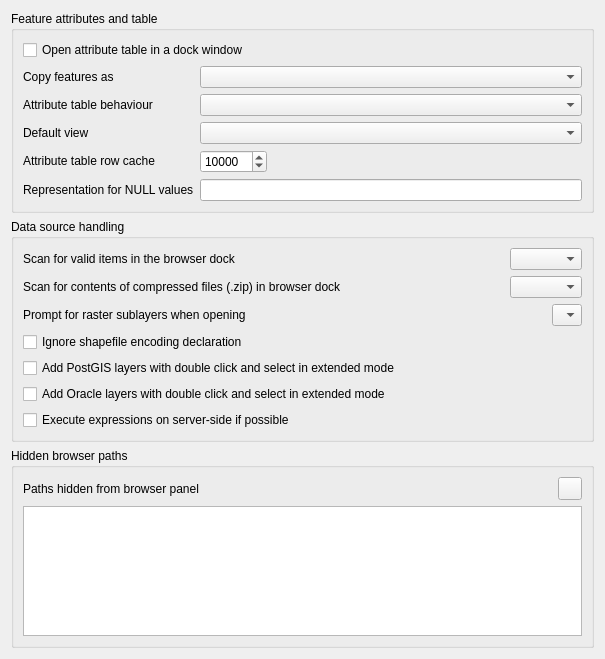
             <widget class="QWidget" name="mOptionsScrollAreaContents_11">
              <property name="geometry">
               <rect>
                <x>0</x>
                <y>0</y>
                <width>605</width>
                <height>659</height>
               </rect>
              </property>
              <layout class="QVBoxLayout" name="verticalLayout_27">
               <item>
                <widget class="QgsCollapsibleGroupBox" name="groupBox_18">
                 <property name="title">
                  <string>Feature attributes and table</string>
                 </property>
                 <layout class="QGridLayout" name="gridLayout_19">
                  <item row="0" column="0" colspan="2">
                   <widget class="QCheckBox" name="cbxAttributeTableDocked">
                    <property name="text">
                     <string>Open attribute table in a dock window</string>
                    </property>
                   </widget>
                  </item>
                  <item row="3" column="1">
                   <widget class="QComboBox" name="cmbAttrTableBehaviour">
                    <item>
                     <property name="text">
                      <string/>
                     </property>
                    </item>
                   </widget>
                  </item>
                  <item row="3" column="0">
                   <widget class="QLabel" name="textLabel1_7">
                    <property name="sizePolicy">
                     <sizepolicy hsizetype="Fixed" vsizetype="Fixed">
                      <horstretch>0</horstretch>
                      <verstretch>0</verstretch>
                     </sizepolicy>
                    </property>
                    <property name="text">
                     <string>Attribute table behaviour</string>
                    </property>
                   </widget>
                  </item>
                  <item row="6" column="0">
                   <widget class="QLabel" name="label_14">
                    <property name="text">
                     <string>Representation for NULL values</string>
                    </property>
                   </widget>
                  </item>
                  <item row="4" column="1">
                   <widget class="QComboBox" name="mAttrTableViewComboBox"/>
                  </item>
                  <item row="6" column="1">
                   <widget class="QLineEdit" name="leNullValue"/>
                  </item>
                  <item row="5" column="0">
                   <widget class="QLabel" name="textLabel1_12">
                    <property name="sizePolicy">
                     <sizepolicy hsizetype="Fixed" vsizetype="Fixed">
                      <horstretch>0</horstretch>
                      <verstretch>0</verstretch>
                     </sizepolicy>
                    </property>
                    <property name="text">
                     <string>Attribute table row cache</string>
                    </property>
                   </widget>
                  </item>
                  <item row="5" column="1">
                   <layout class="QHBoxLayout" name="horizontalLayout_10">
                    <item>
                     <widget class="QSpinBox" name="spinBoxAttrTableRowCache">
                      <property name="minimum">
                       <number>0</number>
                      </property>
                      <property name="maximum">
                       <number>100000</number>
                      </property>
                      <property name="singleStep">
                       <number>1000</number>
                      </property>
                      <property name="value">
                       <number>10000</number>
                      </property>
                     </widget>
                    </item>
                    <item>
                     <spacer name="horizontalSpacer_8">
                      <property name="orientation">
                       <enum>Qt::Horizontal</enum>
                      </property>
                      <property name="sizeHint" stdset="0">
                       <size>
                        <width>40</width>
                        <height>20</height>
                       </size>
                      </property>
                     </spacer>
                    </item>
                   </layout>
                  </item>
                  <item row="2" column="1">
                   <widget class="QComboBox" name="mComboCopyFeatureFormat"/>
                  </item>
                  <item row="4" column="0">
                   <widget class="QLabel" name="label_46">
                    <property name="text">
                     <string>Default view</string>
                    </property>
                   </widget>
                  </item>
                  <item row="2" column="0">
                   <widget class="QLabel" name="label_48">
                    <property name="text">
                     <string>Copy features as</string>
                    </property>
                   </widget>
                  </item>
                 </layout>
                </widget>
               </item>
               <item>
                <widget class="QgsCollapsibleGroupBox" name="groupBox_19">
                 <property name="title">
                  <string>Data source handling</string>
                 </property>
                 <layout class="QVBoxLayout" name="verticalLayout_24">
                  <item>
                   <layout class="QHBoxLayout" name="horizontalLayout_14">
                    <item>
                     <widget class="QLabel" name="label_30">
                      <property name="text">
                       <string>Scan for valid items in the browser dock</string>
                      </property>
                     </widget>
                    </item>
                    <item>
                     <spacer name="horizontalSpacer_12">
                      <property name="orientation">
                       <enum>Qt::Horizontal</enum>
                      </property>
                      <property name="sizeHint" stdset="0">
                       <size>
                        <width>40</width>
                        <height>20</height>
                       </size>
                      </property>
                     </spacer>
                    </item>
                    <item>
                     <widget class="QComboBox" name="cmbScanItemsInBrowser"/>
                    </item>
                   </layout>
                  </item>
                  <item>
                   <layout class="QHBoxLayout" name="horizontalLayout_13">
                    <item>
                     <widget class="QLabel" name="label_29">
                      <property name="text">
                       <string>Scan for contents of compressed files (.zip) in browser dock</string>
                      </property>
                     </widget>
                    </item>
                    <item>
                     <spacer name="horizontalSpacer_11">
                      <property name="orientation">
                       <enum>Qt::Horizontal</enum>
                      </property>
                      <property name="sizeHint" stdset="0">
                       <size>
                        <width>40</width>
                        <height>20</height>
                       </size>
                      </property>
                     </spacer>
                    </item>
                    <item>
                     <widget class="QComboBox" name="cmbScanZipInBrowser">
                      <property name="currentIndex">
                       <number>-1</number>
                      </property>
                     </widget>
                    </item>
                   </layout>
                  </item>
                  <item>
                   <layout class="QHBoxLayout" name="horizontalLayout_12">
                    <item>
                     <widget class="QLabel" name="textLabel1_13">
                      <property name="sizePolicy">
                       <sizepolicy hsizetype="Fixed" vsizetype="Fixed">
                        <horstretch>0</horstretch>
                        <verstretch>0</verstretch>
                       </sizepolicy>
                      </property>
                      <property name="text">
                       <string>Prompt for raster sublayers when opening</string>
                      </property>
                     </widget>
                    </item>
                    <item>
                     <spacer name="horizontalSpacer_10">
                      <property name="orientation">
                       <enum>Qt::Horizontal</enum>
                      </property>
                      <property name="sizeHint" stdset="0">
                       <size>
                        <width>40</width>
                        <height>20</height>
                       </size>
                      </property>
                     </spacer>
                    </item>
                    <item>
                     <widget class="QComboBox" name="cmbPromptRasterSublayers">
                      <item>
                       <property name="text">
                        <string/>
                       </property>
                      </item>
                     </widget>
                    </item>
                   </layout>
                  </item>
                  <item>
                   <widget class="QCheckBox" name="cbxIgnoreShapeEncoding">
                    <property name="toolTip">
                     <string>Disable OGR on-the-fly conversion from declared encoding to UTF-8</string>
                    </property>
                    <property name="text">
                     <string>Ignore shapefile encoding declaration</string>
                    </property>
                   </widget>
                  </item>
                  <item>
                   <widget class="QCheckBox" name="cbxAddPostgisDC">
                    <property name="text">
                     <string>Add PostGIS layers with double click and select in extended mode</string>
                    </property>
                   </widget>
                  </item>
                  <item>
                   <widget class="QCheckBox" name="cbxAddOracleDC">
                    <property name="text">
                     <string>Add Oracle layers with double click and select in extended mode</string>
                    </property>
                   </widget>
                  </item>
                  <item>
                   <widget class="QCheckBox" name="cbxCompileExpressions">
                    <property name="text">
                     <string>Execute expressions on server-side if possible</string>
                    </property>
                   </widget>
                  </item>
                 </layout>
                </widget>
               </item>
               <item>
                <widget class="QgsCollapsibleGroupBox" name="groupBox_28">
                 <property name="title">
                  <string>Hidden browser paths</string>
                 </property>
                 <layout class="QGridLayout" name="_15">
                  <item row="0" column="0">
                   <widget class="QLabel" name="mSVGLabel_4">
                    <property name="text">
                     <string>Paths hidden from browser panel</string>
                    </property>
                   </widget>
                  </item>
                  <item row="0" column="1">
                   <spacer>
                    <property name="orientation">
                     <enum>Qt::Horizontal</enum>
                    </property>
                    <property name="sizeHint" stdset="0">
                     <size>
                      <width>31</width>
                      <height>20</height>
                     </size>
                    </property>
                   </spacer>
                  </item>
                  <item row="1" column="0" colspan="3">
                   <widget class="QListWidget" name="mListHiddenBrowserPaths">
                    <property name="minimumSize">
                     <size>
                      <width>0</width>
                      <height>120</height>
                     </size>
                    </property>
                   </widget>
                  </item>
                  <item row="0" column="2">
                   <widget class="QToolButton" name="mBtnRemoveHiddenPath">
                    <property name="toolTip">
                     <string>Remove path</string>
                    </property>
                    <property name="text">
                     <string/>
                    </property>
                    <property name="icon">
                     <iconset resource="../../images/images.qrc">
                      <normaloff>:/images/themes/default/symbologyRemove.svg</normaloff>:/images/themes/default/symbologyRemove.svg</iconset>
                    </property>
                   </widget>
                  </item>
                 </layout>
                </widget>
               </item>
               <item>
                <spacer name="verticalSpacer_8">
                 <property name="orientation">
                  <enum>Qt::Vertical</enum>
                 </property>
                 <property name="sizeType">
                  <enum>QSizePolicy::Expanding</enum>
                 </property>
                 <property name="sizeHint" stdset="0">
                  <size>
                   <width>20</width>
                   <height>40</height>
                  </size>
                 </property>
                </spacer>
               </item>
              </layout>
             </widget>
